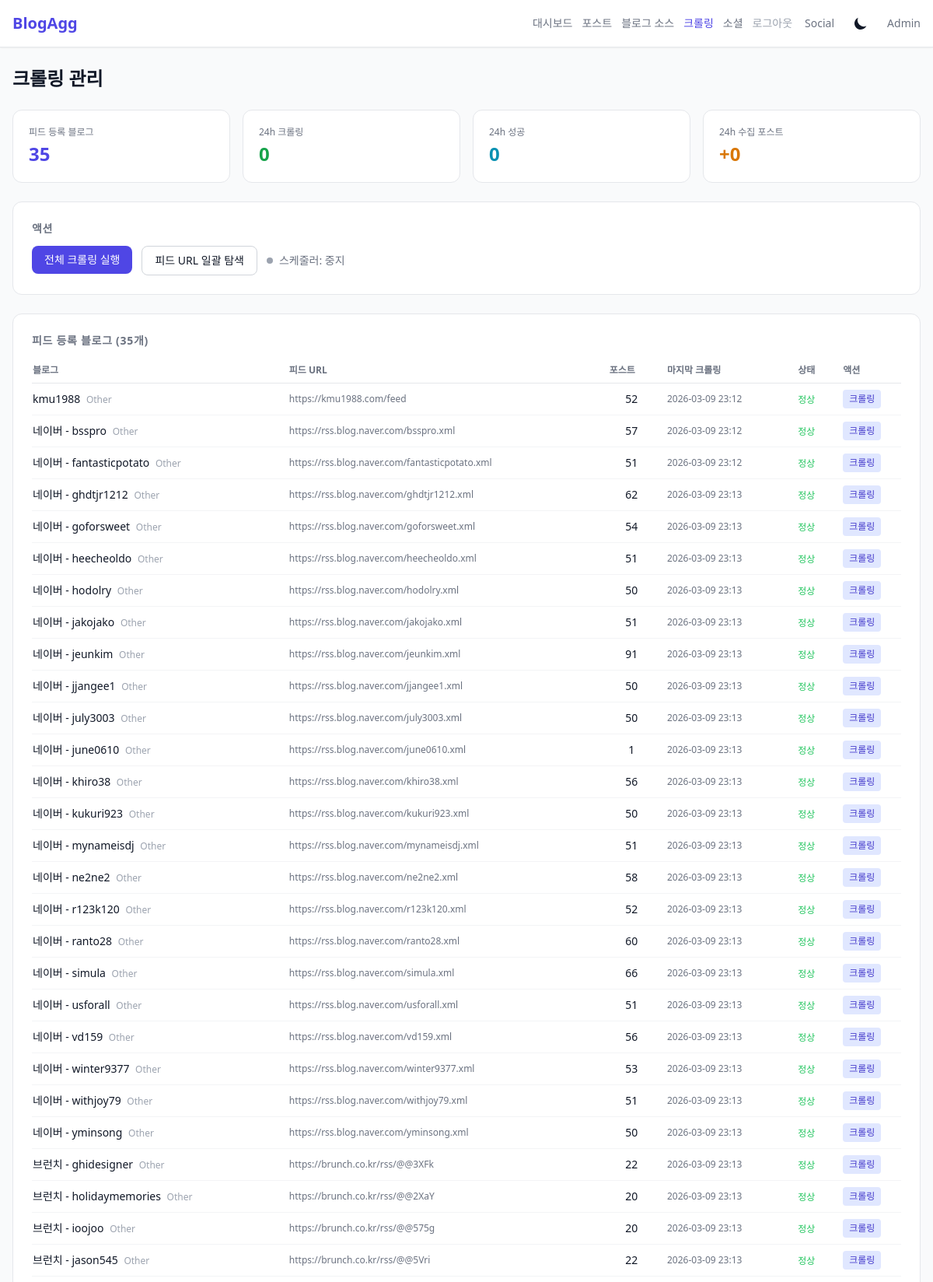
Page /admin/crawl (signed in, upper part) on the committed database.
### tables this page shows
CREATE TABLE blogs (
            id INTEGER PRIMARY KEY AUTOINCREMENT,
            name TEXT NOT NULL,
            url TEXT NOT NULL,
            feed_url TEXT,
            category TEXT,
            active INTEGER DEFAULT 1,
            description TEXT,
            created_at DATETIME DEFAULT CURRENT_TIMESTAMP
        , last_crawled_at TEXT, crawl_error TEXT);

### src/api/admin.py (the view)
@router.get("/crawl")
@require_auth
async def crawl_page(request: Request):
    repo = request.app.state.repo
    templates = request.app.state.templates
    blogs = repo.get_blogs_with_feed(active_only=False)
    post_counts = repo.get_blog_post_counts()
    for blog in blogs:
        blog["post_count"] = post_counts.get(blog["id"], 0)
    crawl_stats = repo.get_crawl_stats()
    recent_logs = repo.get_crawl_logs(limit=30)
    from src.scheduler import get_scheduler
    scheduler = get_scheduler()
    scheduler_running = scheduler is not None and scheduler.running if scheduler else False
    return templates.TemplateResponse("admin/crawl.html", {
        "request": request,
        "blogs": blogs,
        "crawl_stats": crawl_stats,
        "recent_logs": recent_logs,
        "scheduler_running": scheduler_running,
    })

### templates/admin/crawl.html (shortened to what this page needs)
{% extends "base.html" %}
{% block nav_extra %}
<div class="flex items-center gap-3 text-sm">
    <a href="/admin/" class="text-gray-500 hover:text-gray-700 dark:text-gray-400 dark:hover:text-gray-200">대시보드</a>
    <a href="/admin/posts" class="text-gray-500 hover:text-gray-700 dark:text-gray-400 dark:hover:text-gray-200">포스트</a>
    <a href="/admin/blogs" class="text-gray-500 hover:text-gray-700 dark:text-gray-400 dark:hover:text-gray-200">블로그 소스</a>
    <a href="/admin/crawl" class="text-indigo-600 dark:text-indigo-400 font-medium">크롤링</a>
    <a href="/admin/social" class="text-gray-500 hover:text-gray-700 dark:text-gray-400 dark:hover:text-gray-200">소셜</a>
    <a href="/admin/logout" class="text-gray-400 hover:text-red-500">로그아웃</a>
</div>
{% endblock %}
{% block content %}
<h1 class="text-2xl font-bold mb-6">크롤링 관리</h1>
<div class="grid grid-cols-2 sm:grid-cols-4 gap-4 mb-6">
    <div class="bg-white dark:bg-gray-800 rounded-xl p-5 border border-gray-200 dark:border-gray-700">
        <p class="text-xs text-gray-500 dark:text-gray-400 mb-1">피드 등록 블로그</p>
        <p class="text-2xl font-bold text-indigo-600 dark:text-indigo-400">{{ crawl_stats.total_with_feed }}</p>
    </div>
    <div class="bg-white dark:bg-gray-800 rounded-xl p-5 border border-gray-200 dark:border-gray-700">
        <p class="text-xs text-gray-500 dark:text-gray-400 mb-1">24h 크롤링</p>
        <p class="text-2xl font-bold text-green-600 dark:text-green-400">{{ crawl_stats.crawls_24h }}</p>
    </div>
    <div class="bg-white dark:bg-gray-800 rounded-xl p-5 border border-gray-200 dark:border-gray-700">
        <p class="text-xs text-gray-500 dark:text-gray-400 mb-1">24h 성공</p>
        <p class="text-2xl font-bold text-cyan-600 dark:text-cyan-400">{{ crawl_stats.success_24h }}</p>
    </div>
    <div class="bg-white dark:bg-gray-800 rounded-xl p-5 border border-gray-200 dark:border-gray-700">
        <p class="text-xs text-gray-500 dark:text-gray-400 mb-1">24h 수집 포스트</p>
        <p class="text-2xl font-bold text-amber-600 dark:text-amber-400">+{{ crawl_stats.posts_added_24h }}</p>
    </div>
</div>
<div class="bg-white dark:bg-gray-800 rounded-xl p-6 border border-gray-200 dark:border-gray-700 mb-6">
    <h2 class="text-sm font-semibold text-gray-500 dark:text-gray-400 uppercase tracking-wider mb-3">액션</h2>
    <div class="flex flex-wrap gap-3">
        <form method="post" action="/admin/crawl/all" onsubmit="this.querySelector('button').disabled=true; this.querySelector('button').textContent='크롤링 중...'">
            <button type="submit" class="px-4 py-2 bg-indigo-600 text-white text-sm rounded-lg hover:bg-indigo-700">
                전체 크롤링 실행
            </button>
        </form>
        <form method="post" action="/admin/blogs/find-all-feeds" onsubmit="this.querySelector('button').disabled=true; this.querySelector('button').textContent='탐색 중...'">
            <button type="submit" class="px-4 py-2 border border-gray-300 dark:border-gray-600 text-sm rounded-lg hover:bg-gray-50 dark:hover:bg-gray-700">
                피드 URL 일괄 탐색
            </button>
        </form>
        <div class="flex items-center gap-2 text-sm text-gray-500 dark:text-gray-400">
            <span class="inline-block w-2 h-2 rounded-full {% if scheduler_running %}bg-green-500{% else %}bg-gray-400{% endif %}"></span>
            스케줄러: {% if scheduler_running %}실행 중{% else %}중지{% endif %}
        </div>
    </div>
</div>
<div class="bg-white dark:bg-gray-800 rounded-xl p-6 border border-gray-200 dark:border-gray-700 mb-6">
    <h2 class="text-sm font-semibold text-gray-500 dark:text-gray-400 uppercase tracking-wider mb-3">
        피드 등록 블로그 ({{ blogs | length }}개)
    </h2>
    {% if blogs %}
    <div class="overflow-x-auto">
        <table class="w-full text-sm">
            <thead>
                <tr class="border-b border-gray-200 dark:border-gray-700 text-left text-xs text-gray-500 uppercase">
                    <th class="py-2 pr-4">블로그</th>
                    <th class="py-2 pr-4">피드 URL</th>
                    <th class="py-2 pr-4">포스트</th>
                    <th class="py-2 pr-4">마지막 크롤링</th>
                    <th class="py-2 pr-4">상태</th>
                    <th class="py-2">액션</th>
                </tr>
            </thead>
            <tbody class="divide-y divide-gray-100 dark:divide-gray-700">
                {% for blog in blogs %}
                <tr>
                    <td class="py-2 pr-4">
                        <span class="font-medium">{{ blog.name }}</span>
                        <span class="text-xs text-gray-400 capitalize ml-1">{{ blog.category or "" }}</span>
                    </td>
                    <td class="py-2 pr-4 text-xs text-gray-500 max-w-xs truncate">{{ blog.feed_url or "-" }}</td>
                    <td class="py-2 pr-4 text-center">{{ blog.post_count }}</td>
                    <td class="py-2 pr-4 text-xs text-gray-500">{{ blog.last_crawled_at[:16] if blog.last_crawled_at else "-" }}</td>
                    <td class="py-2 pr-4">
                        {% if blog.crawl_error %}
                            <span class="text-xs text-red-500" title="{{ blog.crawl_error }}">오류</span>
                        {% elif blog.last_crawled_at %}
                            <span class="text-xs text-green-500">정상</span>
                        {% else %}
                            <span class="text-xs text-gray-400">미실행</span>
                        {% endif %}
                    </td>
                    <td class="py-2 flex gap-1">
                        <form method="post" action="/admin/crawl/{{ blog.id }}" class="inline">
                            <button type="submit" class="px-2 py-1 text-xs bg-indigo-100 dark:bg-indigo-900 text-indigo-700 dark:text-indigo-300 rounded hover:bg-indigo-200 dark:hover:bg-indigo-800">크롤링</button>
                        </form>
                    </td>
                </tr>
                {% endfor %}
            </tbody>
        </table>
    </div>
    {% else %}
    <p class="text-gray-400 text-sm">피드가 등록된 블로그가 없습니다. 블로그 소스 관리에서 피드 URL을 추가하거나 "피드 URL 일괄 탐색"을 실행하세요.</p>
    {% endif %}
</div>
{% endblock %}

### rows in the picture
blogs: name "kmu1988", category "Other", feed_url "https://kmu1988.com/feed", post_count "52", last_crawled_at "2026-03-09 23:12", shows "정상"
blogs: name "네이버 - bsspro", category "Other", feed_url "https://rss.blog.naver.com/bsspro.xml", post_count "57", last_crawled_at "2026-03-09 23:12", shows "정상"
blogs: name "네이버 - fantasticpotato", category "Other", feed_url "https://rss.blog.naver.com/fantasticpotato.xml", post_count "51", last_crawled_at "2026-03-09 23:12", shows "정상"
blogs: name "네이버 - ghdtjr1212", category "Other", feed_url "https://rss.blog.naver.com/ghdtjr1212.xml", post_count "62", last_crawled_at "2026-03-09 23:13", shows "정상"
blogs: name "네이버 - goforsweet", category "Other", feed_url "https://rss.blog.naver.com/goforsweet.xml", post_count "54", last_crawled_at "2026-03-09 23:13", shows "정상"
blogs: name "네이버 - heecheoldo", category "Other", feed_url "https://rss.blog.naver.com/heecheoldo.xml", post_count "51", last_crawled_at "2026-03-09 23:13", shows "정상"
blogs: name "네이버 - hodolry", category "Other", feed_url "https://rss.blog.naver.com/hodolry.xml", post_count "50", last_crawled_at "2026-03-09 23:13", shows "정상"
blogs: name "네이버 - jakojako", category "Other", feed_url "https://rss.blog.naver.com/jakojako.xml", post_count "51", last_crawled_at "2026-03-09 23:13", shows "정상"
blogs: name "네이버 - jeunkim", category "Other", feed_url "https://rss.blog.naver.com/jeunkim.xml", post_count "91", last_crawled_at "2026-03-09 23:13", shows "정상"
blogs: name "네이버 - jjangee1", category "Other", feed_url "https://rss.blog.naver.com/jjangee1.xml", post_count "50", last_crawled_at "2026-03-09 23:13", shows "정상"
blogs: name "네이버 - july3003", category "Other", feed_url "https://rss.blog.naver.com/july3003.xml", post_count "50", last_crawled_at "2026-03-09 23:13", shows "정상"
blogs: name "네이버 - june0610", category "Other", feed_url "https://rss.blog.naver.com/june0610.xml", post_count "1", last_crawled_at "2026-03-09 23:13", shows "정상"
blogs: name "네이버 - khiro38", category "Other", feed_url "https://rss.blog.naver.com/khiro38.xml", post_count "56", last_crawled_at "2026-03-09 23:13", shows "정상"
blogs: name "네이버 - kukuri923", category "Other", feed_url "https://rss.blog.naver.com/kukuri923.xml", post_count "50", last_crawled_at "2026-03-09 23:13", shows "정상"
blogs: name "네이버 - mynameisdj", category "Other", feed_url "https://rss.blog.naver.com/mynameisdj.xml", post_count "51", last_crawled_at "2026-03-09 23:13", shows "정상"
blogs: name "네이버 - ne2ne2", category "Other", feed_url "https://rss.blog.naver.com/ne2ne2.xml", post_count "58", last_crawled_at "2026-03-09 23:13", shows "정상"
blogs: name "네이버 - r123k120", category "Other", feed_url "https://rss.blog.naver.com/r123k120.xml", post_count "52", last_crawled_at "2026-03-09 23:13", shows "정상"
blogs: name "네이버 - ranto28", category "Other", feed_url "https://rss.blog.naver.com/ranto28.xml", post_count "60", last_crawled_at "2026-03-09 23:13", shows "정상"
blogs: name "네이버 - simula", category "Other", feed_url "https://rss.blog.naver.com/simula.xml", post_count "66", last_crawled_at "2026-03-09 23:13", shows "정상"
blogs: name "네이버 - usforall", category "Other", feed_url "https://rss.blog.naver.com/usforall.xml", post_count "51", last_crawled_at "2026-03-09 23:13", shows "정상"
blogs: name "네이버 - vd159", category "Other", feed_url "https://rss.blog.naver.com/vd159.xml", post_count "56", last_crawled_at "2026-03-09 23:13", shows "정상"
blogs: name "네이버 - winter9377", category "Other", feed_url "https://rss.blog.naver.com/winter9377.xml", post_count "53", last_crawled_at "2026-03-09 23:13", shows "정상"
blogs: name "네이버 - withjoy79", category "Other", feed_url "https://rss.blog.naver.com/withjoy79.xml", post_count "51", last_crawled_at "2026-03-09 23:13", shows "정상"
blogs: name "네이버 - yminsong", category "Other", feed_url "https://rss.blog.naver.com/yminsong.xml", post_count "50", last_crawled_at "2026-03-09 23:13", shows "정상"
blogs: name "브런치 - ghidesigner", category "Other", feed_url "https://brunch.co.kr/rss/@@3XFk", post_count "22", last_crawled_at "2026-03-09 23:13", shows "정상"
blogs: name "브런치 - holidaymemories", category "Other", feed_url "https://brunch.co.kr/rss/@@2XaY", post_count "20", last_crawled_at "2026-03-09 23:13", shows "정상"
blogs: name "브런치 - ioojoo", category "Other", feed_url "https://brunch.co.kr/rss/@@575g", post_count "20", last_crawled_at "2026-03-09 23:13", shows "정상"
blogs: name "브런치 - jason545", category "Other", feed_url "https://brunch.co.kr/rss/@@5Vri", post_count "22", last_crawled_at "2026-03-09 23:13", shows "정상"

### other values in the picture
{{ crawl_stats.total_with_feed }} "35"
{{ crawl_stats.crawls_24h }} "0"
{{ crawl_stats.success_24h }} "0"
{{ crawl_stats.posts_added_24h }} "0"
{{ blogs | length }} "35"
